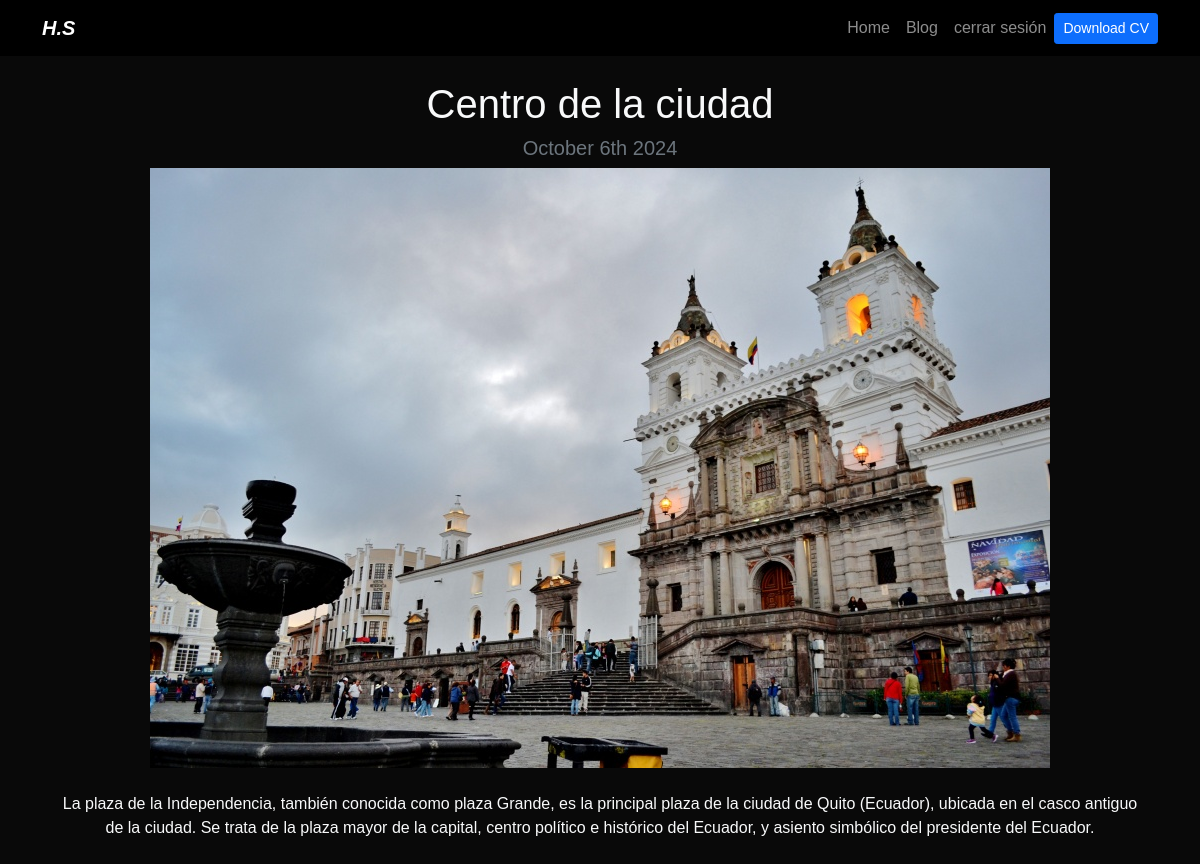
The page /blog/3/ (signed in) on the database its author committed.
### blog/models.py (models this page shows, shortened)
class Post(models.Model):
    title = models.CharField(max_length=100)
    description = models.TextField()
    image = models.ImageField(upload_to='blog/images/')
    date = models.DateField(default=datetime.date.today)  # Se usa `default`

### blog/views.py (the view)
# urls.py: path('<int:post_id>/', post_detail, name='post_detail'),  # URL para ver detalles de un post específico
@login_required
def post_detail(request, post_id):
    post = get_object_or_404(Post, pk=post_id)  # Recuperar el post específico o devolver 404 si no existe
    return render(request, 'blog/post_detail.html', {'post': post})  # Asegúrate de tener un template para post_detail

### blog/templates/blog/post_detail.html
{% extends 'layout.html' %}
{% block content %}
<div class="text-center">
  <h1>{{post.title}}</h1>
  <h2 class="my-2 h5 text-muted">{{post.date|date:'F jS Y'}}</h2>
  <img src="{{post.image.url}}" alt="{{post.title}}" class="img-fluid">
  <div class="my-4">
  {{post.description|safe}}
  </div>
</div>
{% endblock %}

### portfolio/static/main.css (style rules this page uses)
body { background: #090909; font-family: Arial, sans-serif; margin: 0; padding: 0; }

### rows shown on the page
Post: title "Centro de la ciudad", date "October 6th 2024", image (picture), description "La plaza de la Independencia, también conocida como plaza Grande, es la principal plaza de la ciudad de Quito (Ecuador), ubicada en el casco antiguo de la ciudad. Se trata de la plaza mayor de la capital, centro político e histórico del Ecuador, y asiento simbólico del presidente del Ecuador."
